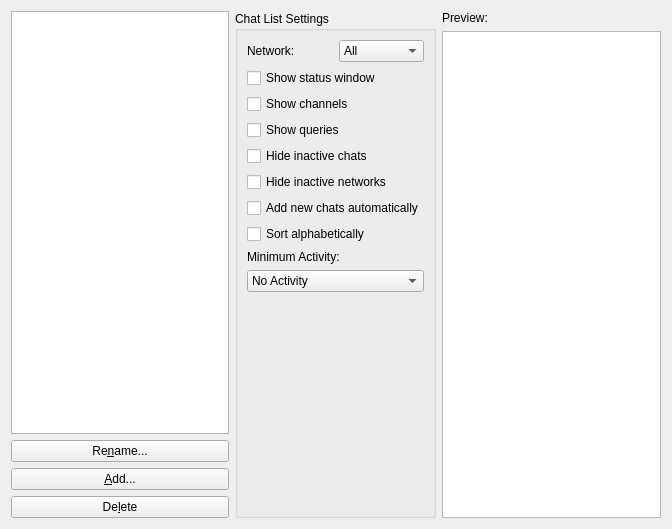
<?xml version="1.0" encoding="UTF-8"?>
<ui version="4.0">
 <class>BufferViewSettingsPage</class>
 <widget class="QWidget" name="BufferViewSettingsPage">
  <property name="geometry">
   <rect>
    <x>0</x>
    <y>0</y>
    <width>672</width>
    <height>529</height>
   </rect>
  </property>
  <property name="windowTitle">
   <string>Form</string>
  </property>
  <layout class="QHBoxLayout">
   <item>
    <layout class="QVBoxLayout">
     <item>
      <widget class="QListWidget" name="bufferViewList"/>
     </item>
     <item>
      <widget class="QPushButton" name="renameBufferView">
       <property name="sizePolicy">
        <sizepolicy hsizetype="Preferred" vsizetype="Fixed">
         <horstretch>0</horstretch>
         <verstretch>0</verstretch>
        </sizepolicy>
       </property>
       <property name="text">
        <string>Re&amp;name...</string>
       </property>
       <property name="icon">
        <iconset>
         <normaloff>:/16x16/actions/oxygen/16x16/actions/edit-rename.png</normaloff>:/16x16/actions/oxygen/16x16/actions/edit-rename.png</iconset>
       </property>
      </widget>
     </item>
     <item>
      <widget class="QPushButton" name="addBufferView">
       <property name="sizePolicy">
        <sizepolicy hsizetype="Preferred" vsizetype="Fixed">
         <horstretch>0</horstretch>
         <verstretch>0</verstretch>
        </sizepolicy>
       </property>
       <property name="text">
        <string>&amp;Add...</string>
       </property>
       <property name="icon">
        <iconset>
         <normaloff>:/16x16/actions/oxygen/16x16/actions/list-add.png</normaloff>:/16x16/actions/oxygen/16x16/actions/list-add.png</iconset>
       </property>
       <property name="iconSize">
        <size>
         <width>16</width>
         <height>16</height>
        </size>
       </property>
      </widget>
     </item>
     <item>
      <widget class="QPushButton" name="deleteBufferView">
       <property name="sizePolicy">
        <sizepolicy hsizetype="Preferred" vsizetype="Fixed">
         <horstretch>0</horstretch>
         <verstretch>0</verstretch>
        </sizepolicy>
       </property>
       <property name="text">
        <string>De&amp;lete</string>
       </property>
       <property name="icon">
        <iconset>
         <normaloff>:/16x16/actions/oxygen/16x16/actions/edit-delete.png</normaloff>:/16x16/actions/oxygen/16x16/actions/edit-delete.png</iconset>
       </property>
      </widget>
     </item>
    </layout>
   </item>
   <item>
    <widget class="QGroupBox" name="settingsGroupBox">
     <property name="title">
      <string>Chat List Settings</string>
     </property>
     <layout class="QVBoxLayout" name="verticalLayout">
      <item>
       <layout class="QHBoxLayout">
        <item>
         <widget class="QLabel" name="label">
          <property name="text">
           <string>Network:</string>
          </property>
         </widget>
        </item>
        <item>
         <widget class="QComboBox" name="networkSelector">
          <item>
           <property name="text">
            <string>All</string>
           </property>
          </item>
         </widget>
        </item>
       </layout>
      </item>
      <item>
       <widget class="QCheckBox" name="onlyStatusBuffers">
        <property name="toolTip">
         <string>This option is not available when all Networks are visible.
In this mode no separate status buffer is displayed.</string>
        </property>
        <property name="text">
         <string>Show status window</string>
        </property>
       </widget>
      </item>
      <item>
       <widget class="QCheckBox" name="onlyChannelBuffers">
        <property name="text">
         <string>Show channels</string>
        </property>
       </widget>
      </item>
      <item>
       <widget class="QCheckBox" name="onlyQueryBuffers">
        <property name="text">
         <string>Show queries</string>
        </property>
       </widget>
      </item>
      <item>
       <widget class="QCheckBox" name="hideInactiveBuffers">
        <property name="text">
         <string>Hide inactive chats</string>
        </property>
       </widget>
      </item>
      <item>
       <widget class="QCheckBox" name="hideInactiveNetworks">
        <property name="text">
         <string>Hide inactive networks</string>
        </property>
       </widget>
      </item>
      <item>
       <widget class="QCheckBox" name="addNewBuffersAutomatically">
        <property name="text">
         <string>Add new chats automatically</string>
        </property>
       </widget>
      </item>
      <item>
       <widget class="QCheckBox" name="sortAlphabetically">
        <property name="text">
         <string>Sort alphabetically</string>
        </property>
       </widget>
      </item>
      <item>
       <widget class="QLabel" name="label_3">
        <property name="text">
         <string>Minimum Activity:</string>
        </property>
       </widget>
      </item>
      <item>
       <widget class="QComboBox" name="minimumActivitySelector">
        <item>
         <property name="text">
          <string>No Activity</string>
         </property>
        </item>
        <item>
         <property name="text">
          <string>Other Activity</string>
         </property>
        </item>
        <item>
         <property name="text">
          <string>New Message</string>
         </property>
        </item>
        <item>
         <property name="text">
          <string>Highlight</string>
         </property>
        </item>
       </widget>
      </item>
      <item>
       <spacer>
        <property name="orientation">
         <enum>Qt::Vertical</enum>
        </property>
        <property name="sizeHint" stdset="0">
         <size>
          <width>20</width>
          <height>40</height>
         </size>
        </property>
       </spacer>
      </item>
     </layout>
    </widget>
   </item>
   <item>
    <layout class="QVBoxLayout">
     <item>
      <widget class="QLabel" name="label_2">
       <property name="text">
        <string>Preview:</string>
       </property>
      </widget>
     </item>
     <item>
      <widget class="PreviewBufferView" name="bufferViewPreview">
       <property name="headerHidden">
        <bool>true</bool>
       </property>
      </widget>
     </item>
    </layout>
   </item>
  </layout>
 </widget>
 <customwidgets>
  <customwidget>
   <class>PreviewBufferView</class>
   <extends>QTreeView</extends>
   <header>settingspages/previewbufferview.h</header>
  </customwidget>
 </customwidgets>
 <tabstops>
  <tabstop>bufferViewList</tabstop>
  <tabstop>renameBufferView</tabstop>
  <tabstop>addBufferView</tabstop>
  <tabstop>deleteBufferView</tabstop>
  <tabstop>networkSelector</tabstop>
  <tabstop>onlyStatusBuffers</tabstop>
  <tabstop>onlyChannelBuffers</tabstop>
  <tabstop>onlyQueryBuffers</tabstop>
  <tabstop>hideInactiveBuffers</tabstop>
  <tabstop>addNewBuffersAutomatically</tabstop>
  <tabstop>sortAlphabetically</tabstop>
  <tabstop>minimumActivitySelector</tabstop>
  <tabstop>bufferViewPreview</tabstop>
 </tabstops>
 <resources/>
 <connections/>
</ui>
